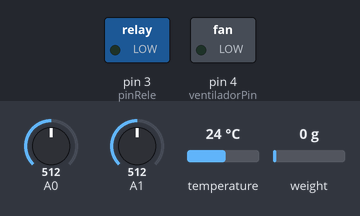
Simulated run of this sketch. Board: Arduino Uno, built with avr-gcc and run on an emulated ATmega328P. Shown: switched loads named in the sketch (green lamp = pin HIGH). The inputs (shaded band) are chosen by the test bench; at power-on: A0 = 512, A1 = 512, temperature 24 °C, weight on the scale 0 g. What the sketch prints to the serial monitor is not drawn.

Above: at 2.2 s.
2.3 s: A0 set to 550
8.7 s: A0 set to 573
At 15.8 s:
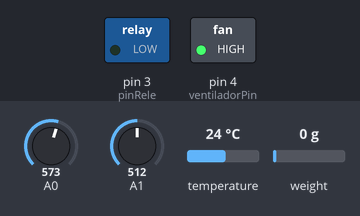
16.5 s: A0 set to 306
At 23.8 s:
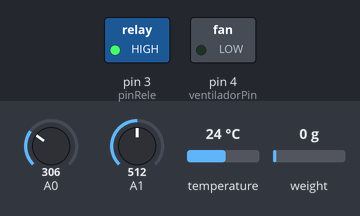
24.1 s: A0 set to 716
At 31.0 s:
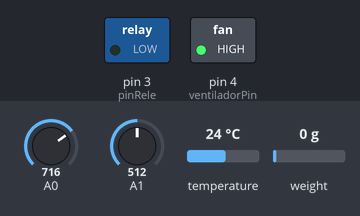
Timing chart, 0 to 32.5 s (numbered marks = the images above; inputs shaded):
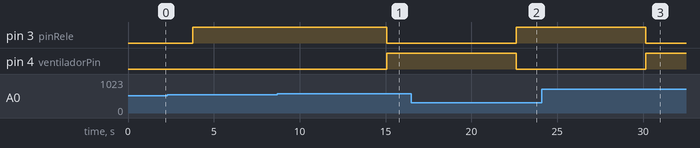

Measured:
- the behaviour switches between 559 and 560 on A0 (found by bisection; images 0 and 1)
- after the input at 8.7 s, pin 3 (pinRele): HIGH → LOW after 6.4 s; pin 4 (ventiladorPin): LOW → HIGH after 6.4 s
- after the input at 16.5 s, pin 3 (pinRele): LOW → HIGH after 6.1 s; pin 4 (ventiladorPin): HIGH → LOW after 6.1 s
- after the input at 24.1 s, pin 3 (pinRele): HIGH → LOW after 6.1 s; pin 4 (ventiladorPin): LOW → HIGH after 6.1 s

The sketch:

temperatura.ino
```cpp
#include <Wire.h>
#include <OneWire.h>
#include <DallasTemperature.h>
#include <HX711.h>

#define ONE_WIRE_BUS_2 2

OneWire oneWire2(ONE_WIRE_BUS_2);
DallasTemperature sensors2(&oneWire2);
HX711 balanza;

// Configuración del pin al que está conectado el bus OneWire
// Cambia esto al pin que estés utilizando
const int DOUT = A2;
const int CLK = A3;
const int pinRele = 3;
const int ventiladorPin = 4;
float Vin=5.0;     // [V]
float Rt=10000;    // Resistor t [ohm]
float R0=10000;    // value of rct in T0 [ohm]
float T0=298.15;   // use T0 in Kelvin [K]
float Vout0=0.0;    // Vout in A0
float Vout1=0.0;
float Rout0=0.0;    // Rout in A0
float Rout1=0.0;
// use the datasheet to get this data.
float T1=273.15;      // [K] in datasheet 0º C
float T2=373.15;      // [K] in datasheet 100° C
float RT1=27513;   // [ohms]  resistence in T1
float RT2=983;    // [ohms]   resistence in T2
float beta=0.0;    // initial parameters [K]
float Rinf=0.0;    // initial parameters [ohm]
float TempK0=0.0;   // variable output
float TempC0=0.0;   // variable output
float TempK1=0.0;
float TempC1=0.0;
float targetTemperature = 30.0;

void setup() {
  // put your setup code here, to run once:
  Serial.begin(9600);
  sensors2.begin();
  pinMode(ventiladorPin, OUTPUT);
    // Configurar el pin del relé como salida
  pinMode(pinRele, OUTPUT);
  pinMode(A0, INPUT);
  pinMode(A1, INPUT);
  // Desactivar el relé al inicio
  digitalWrite(pinRele, LOW);

  balanza.begin(DOUT, CLK);
  balanza.set_scale(102406); // Establecemos la escala
  balanza.tare();

  beta=(log(RT2/RT1))/((1/T1)-(1/T2));
  Rinf=R0*exp(-beta/T0);
}

void loop() {
  // put your main code here, to run repeatedly:
  // Llamada para actualizar la información de los sensores
  Vout0=Vin*((float)(analogRead(0))/1024.0); // calc for ntc
  Rout0=(Rt*Vout0/(Vin-Vout0));

  TempK0=(beta/log(Rout0/Rinf)); // calc for temperature
  TempC0=TempK0-273.15;

  Vout1=Vin*((float)(analogRead(1))/1024.0); // calc for ntc
  Rout1=(Rt*Vout1/(Vin-Vout1));

  TempK1=(beta/log(Rout1/Rinf)); // calc for temperature
  TempC1=TempK1-273.15;

    // Imprimir la temperatura en el monitor serial
    Serial.print("Ambiente: ");
    Serial.print(TempC0);
    Serial.println(" °C");

    Serial.print("Calefactor: ");
    Serial.print(TempC1);
    Serial.println(" °C");

    sensors2.requestTemperatures();
    float ds18b20Temperature2 = sensors2.getTempCByIndex(0);
    Serial.print("Guagua: ");
    Serial.println(ds18b20Temperature2);

    Serial.print("Peso: ");
    Serial.print(balanza.get_units(20), 2);
    Serial.println(" kg");

    if (TempC0 < targetTemperature) {
      // Activar el relé
      digitalWrite(pinRele, HIGH);
      digitalWrite(ventiladorPin, LOW);
      }
    else {
      // Desactivar el relé
      digitalWrite(pinRele, LOW);
      digitalWrite(ventiladorPin, HIGH);
    }
  if (Serial.available() > 0) {
    String input = Serial.readStringUntil('\n');
    if (!(input.startsWith("NEW"))) {   //probar startsWith("SET")
      targetTemperature = input.substring(4).toFloat();
    }
  }

  delay(1000);
}
```
